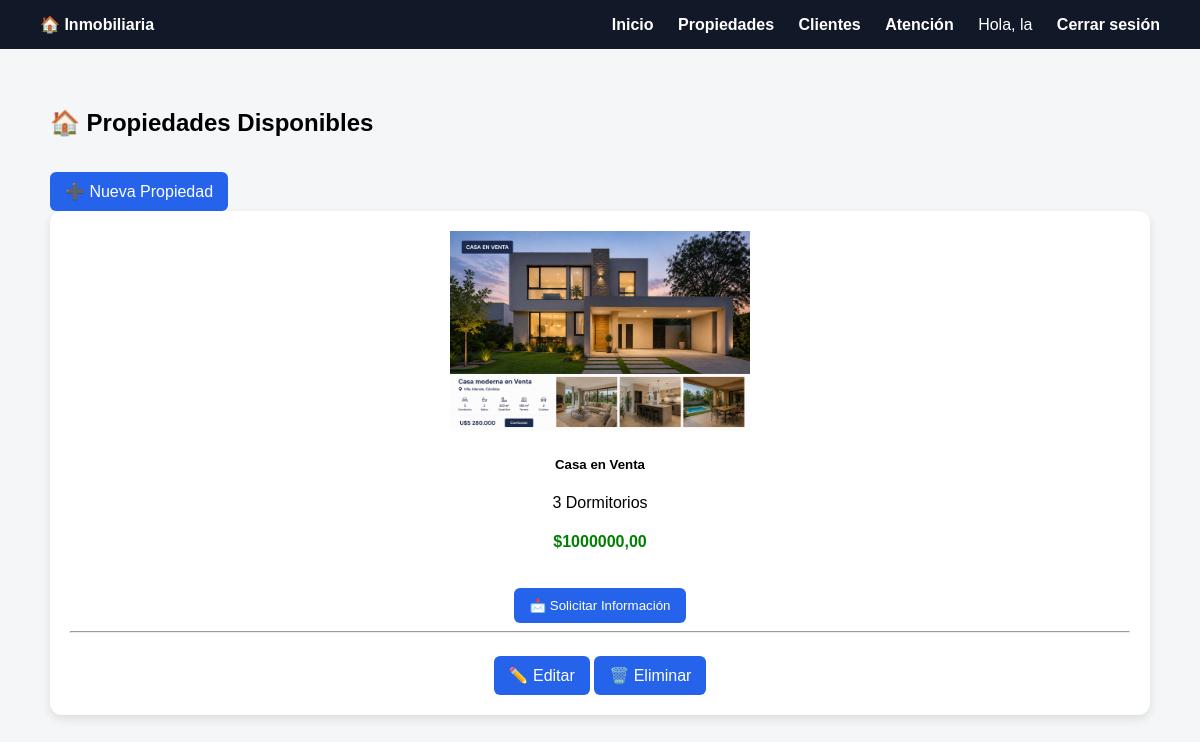
Page /propiedades/ (signed in) on the committed database.
### usuarios/models.py (models this page shows, shortened)
class Usuario(AbstractUser):
    telefono = models.CharField(
        max_length=20,
        blank=True
    )

### propiedades/models.py (models this page shows, shortened)
class Propiedad(models.Model):
    titulo = models.CharField(max_length=100)
    descripcion = models.TextField()
    direccion = models.CharField(max_length=200)
    precio = models.DecimalField(max_digits=10, decimal_places=2)
    tipo = models.ForeignKey(
        TipoPropiedad,
        on_delete=models.CASCADE,
        null=True,
        blank=True
    )
    operacion = models.ForeignKey(
        Operacion,
        on_delete=models.CASCADE,
        null=True,
        blank=True
    )
    imagen = models.ImageField(
        upload_to='propiedades/',
        null=True,
        blank=True
    )
    class Meta:
        verbose_name = "Propiedad"
        verbose_name_plural = "Propiedades"

### propiedades/views.py (the view)
# urls.py: path('propiedades/', lista_propiedades, name='lista_propiedades'),
@login_required
def lista_propiedades(request):
    propiedades = Propiedad.objects.all()
    return render(request, 'propiedades/lista.html', {
        'propiedades': propiedades
    })

### inmobiliaria/context_processors.py (called while the page is built)
def datos_extra(request):
    return {
        'nombre_sitio': 'Inmobiliaria Django'
    }

### templates/propiedades/lista.html (shortened to what this page needs)
{% extends 'base.html' %}
{% block content %}
<h2 class="mb-4">🏠 Propiedades Disponibles</h2>
{% if perms.propiedades.add_propiedad %}
<a href="{% url 'crear_propiedad' %}" class="btn btn-success mb-3">
    ➕ Nueva Propiedad
</a>
{% endif %}
<div class="row">
{% for propiedad in propiedades %}
<div class="col-md-4 mb-4">
    <div class="card shadow card-hover">
        {% if propiedad.imagen %}
        <img src="{{ propiedad.imagen.url }}" class="card-img-top" style="height:200px; object-fit:cover;">
        {% endif %}
        <div class="card-body">
            <h5>{{ propiedad.titulo }}</h5>
            <p>{{ propiedad.descripcion|truncatewords:15 }}</p>
            <h4 style="color:green;">
                ${{ propiedad.precio }}
            </h4>
            <button class="btn btn-primary w-100">
                📩 Solicitar Información
            </button>
            <hr>
            {% if perms.propiedades.change_propiedad %}
            <a href="{% url 'editar_propiedad' propiedad.id %}" class="btn btn-warning btn-sm">
                ✏️ Editar
            </a>
            {% endif %}
            {% if perms.propiedades.delete_propiedad %}
            <a href="{% url 'eliminar_propiedad' propiedad.id %}" class="btn btn-danger btn-sm">
                🗑️ Eliminar
            </a>
            {% endif %}
        </div>
    </div>
</div>
{% endfor %}
</div>
{% endblock %}

### templates/base.html (shortened to what this page needs)
<!DOCTYPE html>
<html lang="es">
<head>
</head>
<body>
<div class="nav">
    <div>
        <a href="{% url 'home' %}">🏠 Inmobiliaria</a>
    </div>
    <div>
        <a href="{% url 'home' %}">Inicio</a>
        <a href="{% url 'lista_propiedades' %}">Propiedades</a>
        <a href="{% url 'lista_clientes' %}">Clientes</a>
        <a href="{% url 'atencion' %}">Atención</a>
        {% if user.is_authenticated %}
            <span style="color:white; margin-left:10px; margin-right:10px;">
                Hola, {{ user.username }}
            </span>
            <a href="{% url 'logout' %}">Cerrar sesión</a>
        {% else %}
            <a href="{% url 'login' %}">Ingresar</a>
            <a href="{% url 'registro' %}">Registrarse</a>
        {% endif %}
    </div>
</div>
<div class="container">
    {% block content %}
    {% endblock %}
</div>
</body>
</html>

### templates/base.html (style rules this page uses)
body { margin: 0; font-family: Arial, sans-serif; background: #f4f6f8; }
.nav { background: #111827; padding: 15px 30px; display: flex; justify-content: space-between; align-items: center; flex-wrap: wrap; }
.nav a { color: white; text-decoration: none; margin: 0 10px; font-weight: bold; }
.container { max-width: 1100px; margin: auto; padding: 40px; }
.card { background: white; padding: 20px; border-radius: 12px; box-shadow: 0 4px 10px rgba(0,0,0,0.1); text-align: center; transition: 0.3s; }
.btn { display: inline-block; margin-top: 15px; padding: 10px 15px; background: #2563eb; color: white; border-radius: 6px; text-decoration: none; border: none; cursor: pointer; }

### rows in the picture
Usuario: username "la"
Propiedad: imagen (picture), titulo "Casa en Venta", descripcion "3 Dormitorios", precio "1000000,00"
